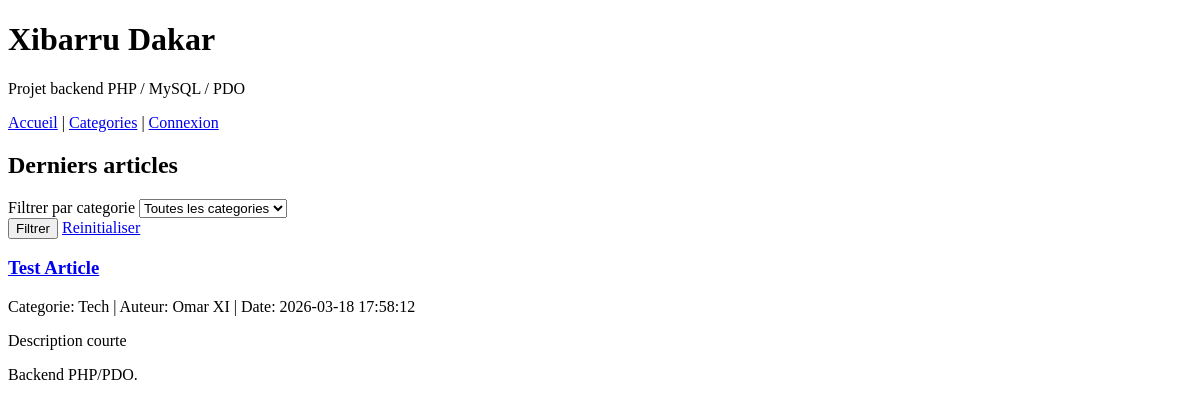
/accueil.php, run on an earlier commit of the app's database.
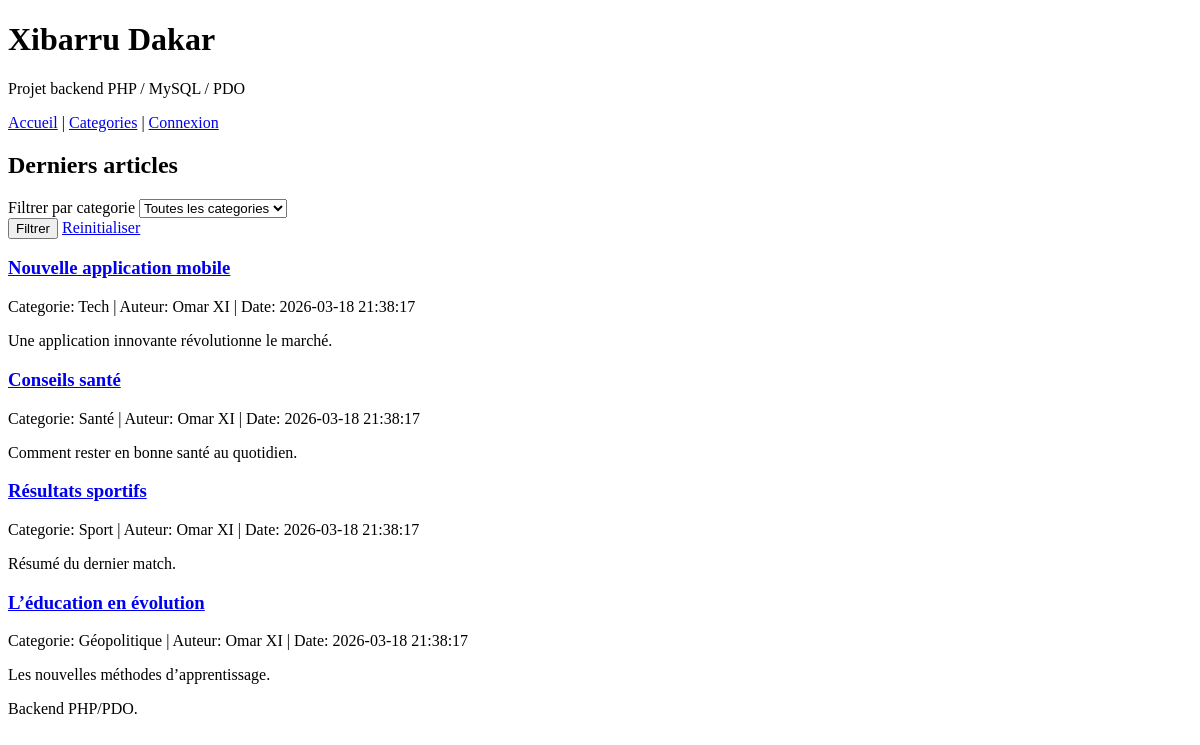
And on a later commit of the database.
### tables this page shows
CREATE TABLE articles (
    id INT AUTO_INCREMENT PRIMARY KEY,
    titre VARCHAR(255) NOT NULL,
    description_courte TEXT NOT NULL,
    contenu LONGTEXT NOT NULL,
    categorie_id INT NOT NULL,
    auteur_id INT NOT NULL,
    date_publication DATETIME NOT NULL DEFAULT CURRENT_TIMESTAMP,
    FOREIGN KEY (categorie_id) REFERENCES categories(id) ON DELETE RESTRICT,
    FOREIGN KEY (auteur_id) REFERENCES utilisateurs(id) ON DELETE RESTRICT
);

CREATE TABLE categories (
    id INT AUTO_INCREMENT PRIMARY KEY,
    nom VARCHAR(100) NOT NULL UNIQUE
);

CREATE TABLE utilisateurs (
    id INT AUTO_INCREMENT PRIMARY KEY,
    prenom VARCHAR(100) NOT NULL,
    nom VARCHAR(100) NOT NULL,
    login VARCHAR(100) NOT NULL UNIQUE,
    mot_de_passe VARCHAR(255) NOT NULL,
    role ENUM('editeur','administrateur') NOT NULL
);

### includes/functions.php (called while the page is built, shortened)
<?php
function e(?string $value): string
{
    return htmlspecialchars((string) $value, ENT_QUOTES, 'UTF-8');
}
function url(string $path): string
{
    return APP_BASE_PATH . $path;
}
function currentUser(): ?array
{
    return $_SESSION['user'] ?? null;
}
function isLoggedIn(): bool
{
    return currentUser() !== null;
}

### accueil.php (the view, shortened to what this page needs)
<?php
require_once __DIR__ . '/includes/bootstrap.php';
$pdo = getPDO();
$categoryId = filter_input(INPUT_GET, 'categorie', FILTER_VALIDATE_INT) ?: null;
$page = filter_input(INPUT_GET, 'page', FILTER_VALIDATE_INT) ?: 1;
$perPage = 5;
if ($categoryId) {
    $countStmt = $pdo->prepare('SELECT COUNT(*) FROM articles WHERE categorie_id = :categorie_id');
    $countStmt->execute(['categorie_id' => $categoryId]);
} else {
    $countStmt = $pdo->query('SELECT COUNT(*) FROM articles');
}
$total = (int) $countStmt->fetchColumn();
$pagination = paginate($total, $perPage, $page);
if ($categoryId) {
    $stmt = $pdo->prepare(
        'SELECT a.id, a.titre, a.description_courte, a.date_publication, c.nom AS categorie, u.prenom, u.nom
         FROM articles a
         INNER JOIN categories c ON c.id = a.categorie_id
         INNER JOIN utilisateurs u ON u.id = a.auteur_id
         WHERE a.categorie_id = :categorie_id
         ORDER BY a.date_publication DESC
         LIMIT :limit OFFSET :offset'
    );
    $stmt->bindValue(':categorie_id', $categoryId, PDO::PARAM_INT);
    $stmt->bindValue(':limit', $perPage, PDO::PARAM_INT);
    $stmt->bindValue(':offset', $pagination['offset'], PDO::PARAM_INT);
    $stmt->execute();
} else {
    $stmt = $pdo->prepare(
        'SELECT a.id, a.titre, a.description_courte, a.date_publication, c.nom AS categorie, u.prenom, u.nom
         FROM articles a
         INNER JOIN categories c ON c.id = a.categorie_id
         INNER JOIN utilisateurs u ON u.id = a.auteur_id
         ORDER BY a.date_publication DESC
         LIMIT :limit OFFSET :offset'
    );
    $stmt->bindValue(':limit', $perPage, PDO::PARAM_INT);
    $stmt->bindValue(':offset', $pagination['offset'], PDO::PARAM_INT);
    $stmt->execute();
}
$articles = $stmt->fetchAll();
require __DIR__ . '/entete.php';
?>
<section>
    <h2>Derniers articles</h2>
    <form method="get">
        <div>
            <label for="categorie">Filtrer par categorie</label>
            <select name="categorie" id="categorie">
                <option value="">Toutes les categories</option>
            </select>
        </div>
        <div>
            <button type="submit">Filtrer</button>
            <a href="<?= e(url('/accueil.php')) ?>">Reinitialiser</a>
        </div>
    </form>
</section>
<?php foreach ($articles as $article): ?>
    <article>
        <h3>
            <a href="<?= e(url('/articles/voir.php?id=' . (string) $article['id'])) ?>"><?= e($article['titre']) ?></a>
        </h3>
        <p>
            Categorie: <?= e($article['categorie']) ?> |
            Auteur: <?= e($article['prenom'] . ' ' . $article['nom']) ?> |
            Date: <?= e($article['date_publication']) ?>
        </p>
        <p><?= nl2br(e($article['description_courte'])) ?></p>
    </article>
<?php endforeach; ?>
<?php require __DIR__ . '/includes/footer.php'; ?>

### entete.php (shortened to what this page needs)
<!DOCTYPE html>
<html lang="fr">
<head>
</head>
<body>
<header>
    <div>
        <h1><?= e(APP_NAME) ?></h1>
        <p>Projet backend PHP / MySQL / PDO</p>
    </div>
</header>
<?php require __DIR__ . '/menu.php'; ?>
<main>
    <div>

### menu.php (shortened to what this page needs)
<nav>
    <div>
        <a href="<?= e(url('/accueil.php')) ?>">Accueil</a>
        |
        <a href="<?= e(url('/categories/index.php')) ?>">Categories</a>
        <?php if (isLoggedIn()): ?>
            |
            <span>
                Connecte: <?= e(currentUser()['prenom'] . ' ' . currentUser()['nom']) ?> (<?= e(currentUser()['role']) ?>)
            </span>
            |
            <a href="<?= e(url('/deconnexion.php')) ?>">Deconnexion</a>
        <?php else: ?>
            |
            <a href="<?= e(url('/connexion.php')) ?>">Connexion</a>
        <?php endif; ?>
    </div>
</nav>

### includes/footer.php (shortened to what this page needs)
    </div>
</main>
<footer>
    <div>
        Backend PHP/PDO.
    </div>
</footer>
</body>
</html>

What changed in the data, as far as the page shows it:
changed articles "Tech": titre "Test Article" → "Nouvelle application mobile"; date_publication "2026-03-18 17:58:12" → "2026-03-18 21:38:17"; description_courte "Description courte" → "Une application innovante révolutionne le marché."
added articles: titre "Conseils santé", categorie.nom "Santé", auteur.nom "Omar XI", date_publication "2026-03-18 21:38:17", description_courte "Comment rester en bonne santé au quotidien."
added articles: titre "Résultats sportifs", categorie.nom "Sport", auteur.nom "Omar XI", date_publication "2026-03-18 21:38:17", description_courte "Résumé du dernier match."
added articles: titre "L’éducation en évolution", categorie.nom "Géopolitique", auteur.nom "Omar XI", date_publication "2026-03-18 21:38:17", description_courte "Les nouvelles méthodes d’apprentissage."
